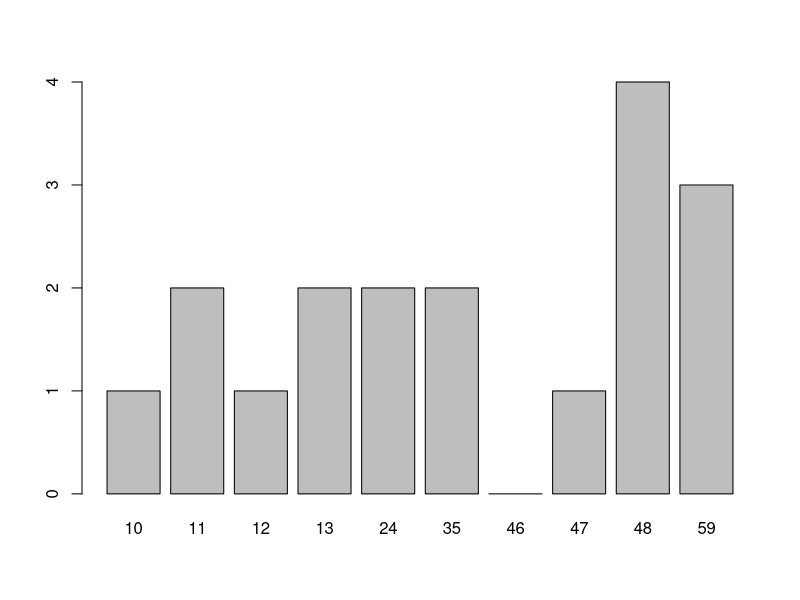
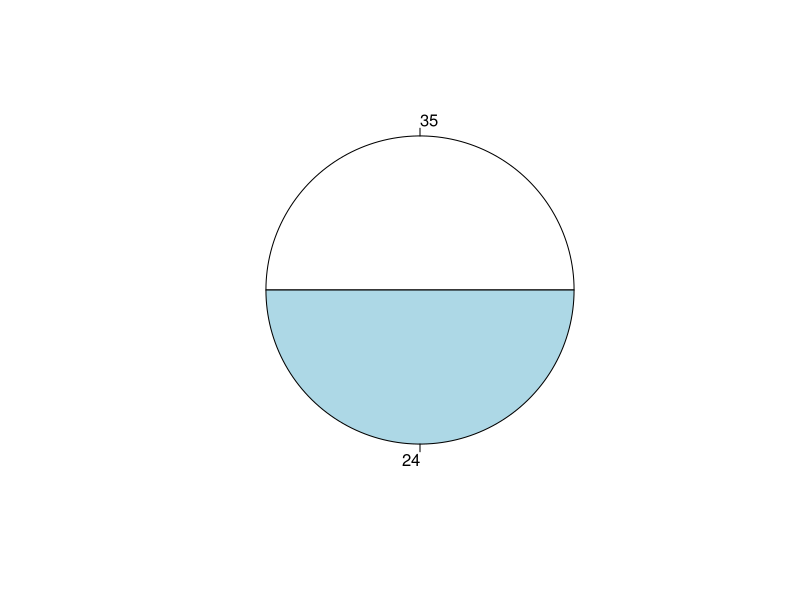
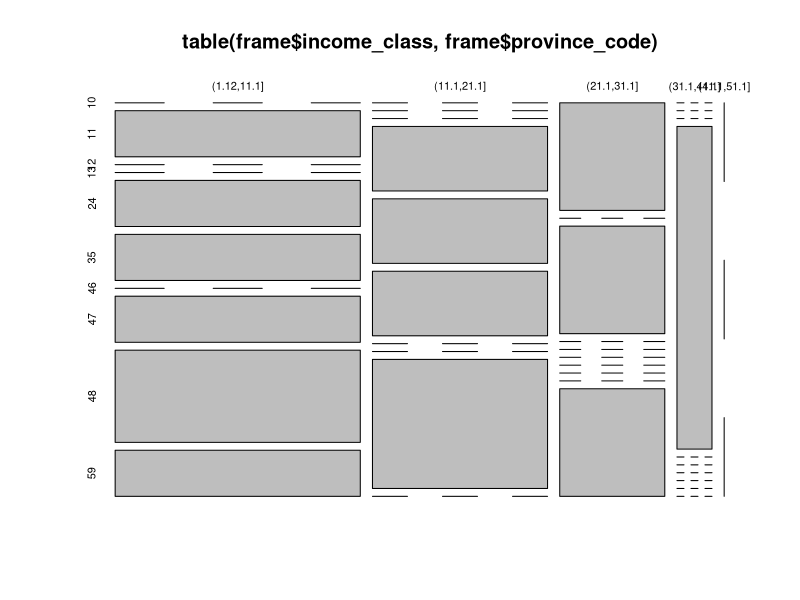

Here is the R script that generated these plots, in order:
## ---- chunk 1
## SGC codes.
prov_levels <- c(10,11,12,13,24,35,46,47,48,59)
prov_levels <- as.character(prov_levels)

dta <- c("47", "35", "11", "24" ,"48", "48", "59", "59" ,"24", "35", "13" ,"61","12", "11", "13", "10", "59", "48" ,"62", "48")


## creating a factor variable based on dta
dta_factor <- factor(dta, levels = prov_levels)
dta_factor


## attributes
attributes(dta_factor)

## ---- chunk 2
dta_factor2 <- factor(dta)
###> What to expect?
## ---- chunk 3
dta_factor[1] # access first element

dta_factor[2:5] # elements from position 2 to 5
## ---- chunk 4
## add territorial in the levels.
dta_f_terr <- factor(dta, levels = c(prov_levels, c("60","61","62")))
dta_f_terr 
## ---- chunk 5
rm(list = c("dta_f_terr"))
## ---- chunk 6
frame <- data.frame(income = rexp(20, rate = 0.05), province_code = dta)

is.data.frame(frame)

## convert province_code to a factor
frame$province_code <- factor(frame$province_code, levels = prov_levels)
str(frame)
## ---- chunk 7
## identifying out of scope provinces and how many are they

sum(is.na(frame$province_code)) 

## ---- chunk 8
# computing table of frequency - remember function table
table(frame[, c("province_code")], useNA = "always")

## ---- chunk 9
## if we are not happy with the other - change the other in the levels
dta_factor_2prov <- factor(frame$province_code, levels = c("35", "24"))
table(dta_factor_2prov)
## ---- chunk 10

## creating income classes

frame$income_class <- cut(frame$income, breaks = min(frame$income) + 10*(0:5))
frame


## ---- chunk 11

table(frame$income_class, frame$province_code)
## ---- chunk 12
barplot(table(dta_factor))
## note that we can change the order in which the labels appear.
## ---- chunk 13
pie(table(dta_factor_2prov))
## ---- chunk 14
mosaicplot(table(frame$income_class, frame$province_code))
## ---- chunk 15
lm(frame$income ~ frame$province_code)
